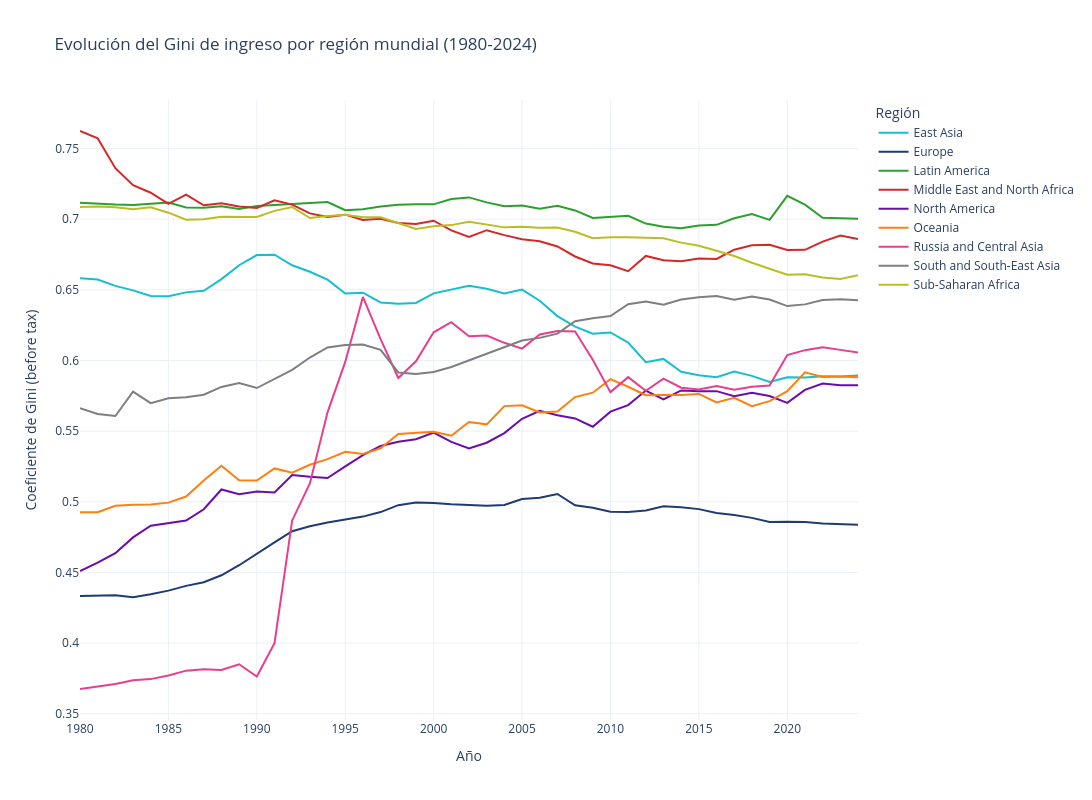

Write notebook code for a chart like this one.
### Code cell
# hago un segundo grafico interactivo: permite hacer zoom, activar/desactivar líneas - el gráfico completo se ve de golpe, con todos los años ya dibujados

fig = go.Figure()

for col in tabla.columns:
    fig.add_trace(go.Scatter(
        x=tabla.index,
        y=tabla[col],
        mode='lines',
        name=col.replace(' (WID)', ''),
        line=dict(color=colores[col], width=2)
    ))

fig.update_layout(
    title='Evolución del Gini de ingreso por región mundial (1980-2024)',
    xaxis_title='Año',
    yaxis_title='Coeficiente de Gini (before tax)',
    legend_title='Región',
    hovermode='x unified',
    template='plotly_white',
    width=1200,
    height=800
)

fig.show()
